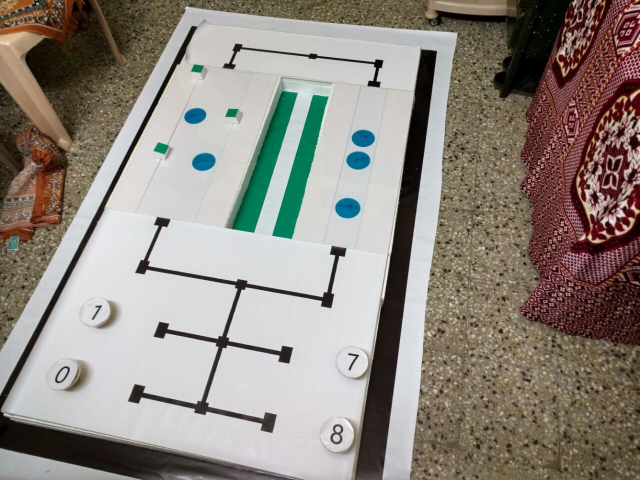
#> input picture Images/arena_complete.jpg, 1280 x 959 px, given in place of capture_39.jpg, which was not available (shown at 1/2 size)
$ python final_sol.py 5   (Python 2 division)
#> lines starting #> are read from the running program, lines starting #| are printed output that depends on the picture; pictures that were not available may be replaced by others from this repository, and a replacement may not be noted
"""
* Team Id : eYRC-CC#4227
* Author List : Ruturaj Ramchandra Shitole, Anurag Pandey, Shiva Pundir
* Filename: Final_3.py
* Theme: Cross A Crater
* Functions: choose_bridge(),find_sum(),pick_up_path(),Boulder_pick(),Bridge_1_cross(),go_back()
            come_again(),Bridge_2_cross(), rev_bridge(), ch_bridge(), find_shortest(), come_again()
             go_back(), solver(), send_data()
* Global Variables: SUM, ser, path
"""

import cv2
import numpy as np
import serial
import sys

SUM = int(sys.argv[1])
ser = serial.Serial('COM5', 9600)


def choose_bridge():
    '''
    Function Name: choose_bridge()
    Input : None
    Output: Bridge_1_, Bridge_2_, bridge, r
    Logic :
    Example Call : B = choose_bridge()
    '''
    flag = 1  # black
    upper_row = 0
    lower_row = 0
    left_col = 0
    right_col = 0
    lsi = []
    obs = []
    cav_1 = []
    cav_2 = []
    num_sorted = []
    num_pickups = 0
    some = SUM
    bridge = 1
    grid_1 = [1 for i in range(0, 7)]
    grid_2 = [[1 for i in range(0, 7)] for j in range(0, 2)]
    img = cv2.imread("Arena/capture_39.jpg")
#> img is the input picture: shape (959, 1280, 3); mean B, G, R 128.4, 136.1, 143.3
    img_gray = cv2.cvtColor(img, cv2.COLOR_BGR2GRAY)
    template = [cv2.imread("templates/0.jpg", 0), cv2.imread("templates/1.jpg", 0),
                cv2.imread("templates/2.jpg", 0), cv2.imread("templates/3.jpg", 0),
                cv2.imread("templates/4.jpg", 0), cv2.imread("templates/5.jpg", 0),
                cv2.imread("templates/6.jpg", 0), cv2.imread("templates/7.jpg", 0),
                cv2.imread("templates/8.jpg", 0), cv2.imread("templates/9.jpg", 0)]
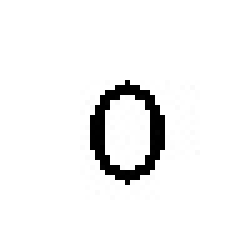
#> input picture Task_2_CC/Experiment/digits/0.jpg, 50 x 50 px, found by its file name (shown 5 times larger)
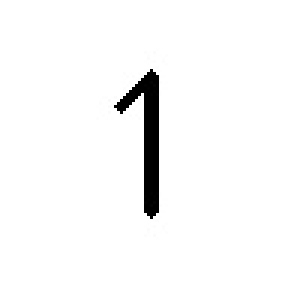
#> input picture Task_1_CC/Experiment/Task1B_WarmUp/digits/1.jpg, 100 x 100 px, found by its file name (shown 3 times larger)
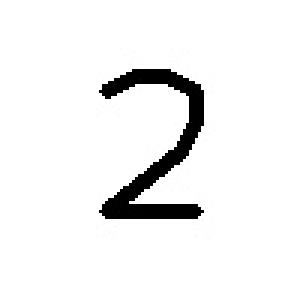
#> input picture Task_1_CC/Experiment/Task1B_WarmUp/digits/2.jpg, 100 x 100 px, found by its file name (shown 3 times larger)
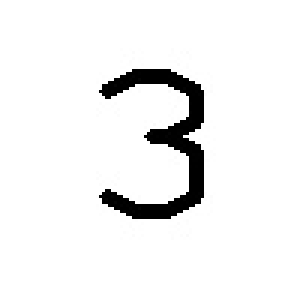
#> input picture Task_1_CC/Experiment/Task1B_WarmUp/digits/3.jpg, 100 x 100 px, found by its file name (shown 3 times larger)
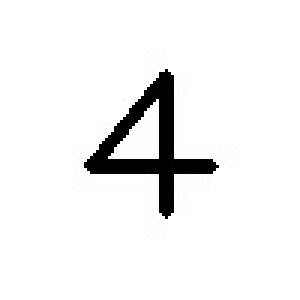
#> input picture Task_1_CC/Experiment/Task1B_WarmUp/digits/4.jpg, 100 x 100 px, found by its file name (shown 3 times larger)
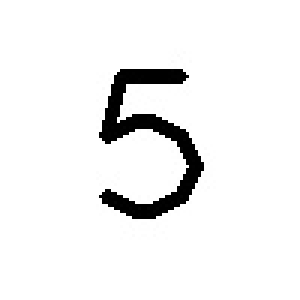
#> input picture Task_1_CC/Experiment/Task1B_WarmUp/digits/5.jpg, 100 x 100 px, found by its file name (shown 3 times larger)
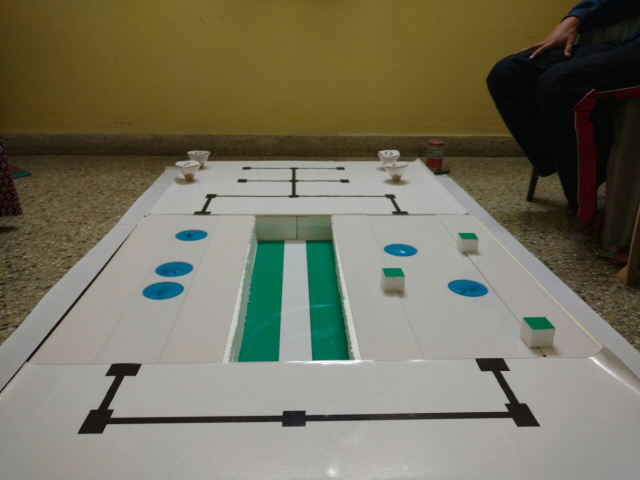
#> input picture Images/arena_vertical.jpg, 1280 x 959 px, given in place of 6.jpg, which was not available (shown at 1/2 size)
    # Reading Templates from 0 to 9
    temp = [cv2.imread("templates/cavity.jpg", 0), cv2.imread("templates/obstacle.jpg", 0)]
    # Reading templates for cavity and obstacle
    # Croping the region inside of black borders
    # for cropping the region we first calculate the
    for i in range(0, len(img_gray)):
        summ = 0
        for j in range(0, len(img_gray[1])):
            summ += img_gray[i][j]
        avg = summ / 640
        if flag == 0 and avg >= 100:
            upper_row = i
            break
        if avg < 100:
            flag = 0
        else:
            flag = 1
#> this loop made 959 passes
#> avg on passes 1 to 12: 156, 157, 159, 161, 162, 164, 165, 165, 163, 164, 165, 166
    flag = 1
    for i in range(len(img_gray) - 1, -1, -1):
        summ = 0
        for j in range(0, len(img_gray[1])):
            summ += img_gray[i][j]
        avg = summ / 640
        if flag == 0 and avg >= 100:
            lower_row = i
            break
        if avg < 100:
            flag = 0
        else:
            flag = 1
#> this loop made 959 passes
#> (i, avg) on passes 1 to 12: (958, 241), (957, 240), (956, 240), (955, 239), (954, 239), (953, 238), (952, 237), (951, 235), (950, 233), (949, 233), (948, 232), (947, 230)
#> avg on passes 61 to 66: 223, 223, 223, 224, 225, 228
    flag = 1
    for i in range(0, len(img_gray[1])):
        summ = 0
        for j in range(0, len(img_gray)):
            summ += img_gray[j][i]
        avg = summ / 640
        if flag == 0 and avg >= 100:
            left_col = i
            break
        if avg < 100:
            flag = 0
        else:
            flag = 1
#> this loop made 1280 passes
#> avg on passes 1 to 12: 129, 129, 131, 133, 135, 136, 138, 139, 139, 140, 141, 144
    flag = 1
    for i in range(len(img_gray[1]) - 1, 0, -1):
        summ = 0
        for j in range(0, len(img_gray)):
            summ += img_gray[j][i]
        avg = summ / 640
        if flag == 0 and avg >= 100:
            right_col = i
            break
        if avg < 100:
            flag = 0
        else:
            flag = 1
#> this loop made 1279 passes
#> i on passes 1 to 3: 1279, 1278, 1277
    img2 = img[upper_row:lower_row, left_col:right_col]
#> (the run stopped early here; a loop or call above may not have finished)
